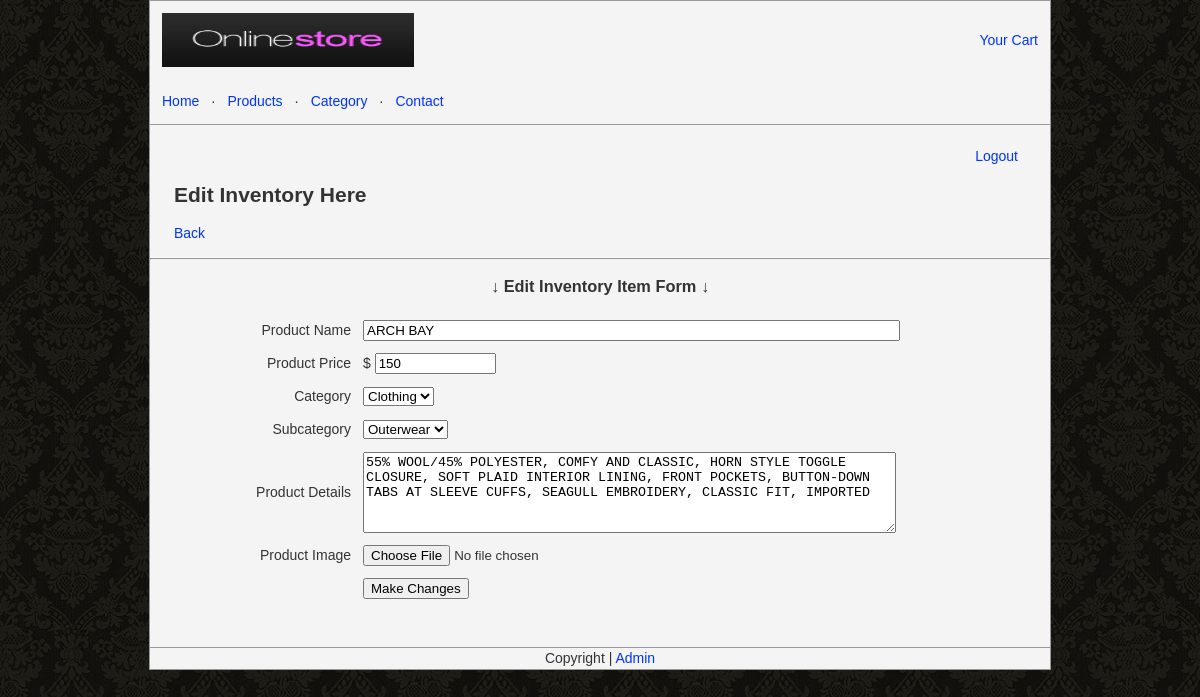
The page /admin/inventory_edit.php?pid=6 (signed in) on the database its author committed.
### tables this page shows
CREATE TABLE IF NOT EXISTS `products` (
  `id` int(11) NOT NULL AUTO_INCREMENT,
  `product_name` varchar(255) NOT NULL,
  `price` varchar(16) NOT NULL,
  `details` text NOT NULL,
  `category` varchar(16) NOT NULL,
  `subcategory` varchar(16) NOT NULL,
  `date_added` date NOT NULL,
  PRIMARY KEY (`id`),
  UNIQUE KEY `product_name` (`product_name`)
);

### admin/inventory_edit.php (the view, shortened to what this page needs)
<?php
if (isset($_GET['pid'])) {
	$targetID = $_GET['pid'];
    $sql = mysql_query("SELECT * FROM products WHERE id='$targetID' LIMIT 1");
    $productCount = mysql_num_rows($sql);
    if ($productCount > 0) {
	    while($row = mysql_fetch_array($sql)){
			 $product_name = $row["product_name"];
			 $price = $row["price"];
			 $subcategory = $row["subcategory"];
			 $details = $row["details"];
        }
    } else {
	    echo "Sorry that product doesn't exist.";
		exit();
    }
}
?>
<!DOCTYPE html PUBLIC "-//W3C//DTD XHTML 1.0 Transitional//EN" "http://www.w3.org/TR/xhtml1/DTD/xhtml1-transitional.dtd">
<html xmlns="http://www.w3.org/1999/xhtml">
<head>
<link rel="stylesheet" href="../style/style.css" type="text/css" media="screen" />
</head>
<body>
<div align="center" id="content">
  <?php include_once("../header.php");?>
  <div id="pageContent"><br />
    <div align="right" style="margin-right:32px;"><a href="logout.php">Logout</a></div>
<div align="left" style="margin-left:24px;">
      <h2>Edit Inventory Here</h2>
<p><a href="inventory_list.php">Back</a</p>
    </div>
    <hr />
    <h3>
    &darr; Edit Inventory Item Form &darr;
    </h3>
    <form action="inventory_edit.php" enctype="multipart/form-data" name="myForm" id="myform" method="post">
    <table width="90%" border="0" cellspacing="0" cellpadding="6">
      <tr>
        <td width="20%" align="right">Product Name</td>
        <td width="80%"><label>
          <input name="product_name" type="text" id="product_name" size="64" value="<?php echo $product_name; ?>" />
        </label></td>
      </tr>
      <tr>
        <td align="right">Product Price</td>
        <td><label>
          $
          <input name="price" type="text" id="price" size="12" value="<?php echo $price; ?>" />
        </label></td>
      </tr>
      <tr>
        <td align="right">Category</td>
        <td><label>
          <select name="category" id="category">
          <option value="Clothing">Clothing</option>
          </select>
        </label></td>
      </tr>
      <tr>
        <td align="right">Subcategory</td>
        <td><select name="subcategory" id="subcategory">
          <option value="<?php echo $subcategory; ?>"><?php echo $subcategory; ?></option>
          </select></td>
      </tr>
      <tr>
        <td align="right">Product Details</td>
        <td><label>
          <textarea name="details" id="details" cols="64" rows="5"><?php echo $details; ?></textarea>
        </label></td>
      </tr>
      <tr>
        <td align="right">Product Image</td>
        <td><label>
          <input type="file" name="fileField" id="fileField" />
        </label></td>
      </tr>
      <tr>
        <td>&nbsp;</td>
        <td><label>
          <input type="submit" name="button" id="button" value="Make Changes" />
        </label></td>
      </tr>
    </table>
    </form>
    <br />
  <br />
  </div>
  <?php include_once("../footer.php");?>
</div>
</body>
</html>

### style/style.css (style rules this page uses)
body,td,th { font-family: Arial, Helvetica, sans-serif; font-size: 14px; color: #333; line-height:1.5em; }
body { margin-left: 0px; margin-top: 0px; margin-right: 0px; margin-bottom: 0px; padding:0px; background-image: url(images/bkg.jpg); }
a { font-size: 14px; color: #03F; }
a:link { text-decoration: none; }
#pageContent { border:#999 1px solid; border-bottom:none; background-color:#F4F4F4; width:900px; }

### rows shown on the page
products: product_name "ARCH BAY", price "150", subcategory "Outerwear", details "55% WOOL/45% POLYESTER, COMFY AND CLASSIC, HORN STYLE TOGGLE CLOSURE, SOFT PLAID INTERIOR LINING, FRONT POCKETS, BUTTON-DOWN TABS AT SLEEVE CUFFS, SEAGULL EMBROIDERY, CLASSIC FIT, IMPORTED"
